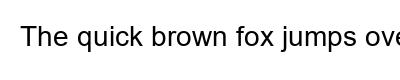
#> input picture data/test_sample.jpg, 400 x 80 px
$ python -i segmentation.py   (imports and definitions only)
#> lines starting #> are read from the running program, lines starting #| are printed output that depends on the picture; after the words box and inside, x2 and y2 are one past the last pixel; in counts of white or black regions, pixels touching at a corner belong together
#> further down, picture is the input picture: PIL image 400x80 RGB; min 0, max 255, mean 238.3
"""
Line segmentation for OCR preprocessing.
Splits a multi-line image into individual line images
using horizontal projection profiling.

Works for both handwritten and printed text.
"""

import cv2
import numpy as np
from PIL import Image


def segment_lines(image: Image.Image, printed: bool = False) -> list:
    """
    Splits an image into individual line images.

    Args:
        image   : Input PIL image (any size, any ink color)
        printed : Use lower threshold for printed text (smaller characters)

    Returns:
        List of PIL Images, one per detected line.
        Falls back to [image] if no lines detected.
    """
#> called with printed = False
    img_array   = np.array(image.convert("RGB"))
    red_channel = img_array[:, :, 0]

    # Invert red channel — blue/black ink becomes bright, white background dark
    inverted = (255 - red_channel).astype(np.uint8)
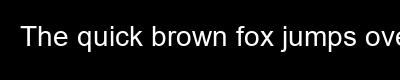
#> inverted: shape (80, 400); min 0, max 255, mean 16.7

    # Blur to connect nearby ink pixels
    blurred = cv2.GaussianBlur(inverted, (5, 5), 0)
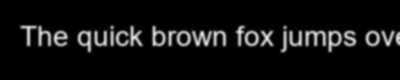
#> blurred: shape (80, 400); min 0, max 227, mean 16.7

    # Otsu threshold — automatically finds the right ink/background cutoff
    _, binary = cv2.threshold(blurred, 0, 255, cv2.THRESH_BINARY + cv2.THRESH_OTSU)
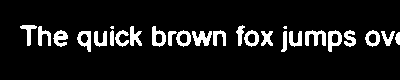
#> binary: shape (80, 400); 9.7% white; 26 white regions (2 under 20 px), largest, box (x1, y1, x2, y2) and area: (305, 30, 326, 46) 203, (192, 31, 212, 46) 188, (328, 30, 342, 52) 170

    # Horizontal projection: count ink pixels per row
    h_proj    = np.sum(binary, axis=1) / 255
#> h_proj = 80 values, max 236 at index 33, min 0 at index 0, mean 38.67

    # Printed text has smaller characters — needs lower threshold
    threshold = binary.shape[1] * (0.01 if printed else 0.05)
#> threshold = 20

    # Find row ranges where text exists
    in_line    = False
    line_start = 0
    lines      = []

    for i, val in enumerate(h_proj):
        if not in_line and val > threshold:
            in_line    = True
            line_start = i
        elif in_line and val <= threshold:
            in_line = False
            lines.append((line_start, i))
#> this loop made 80 passes
#> (val, in_line, line_start) on pass 27: (38, True, 26)
#> (val, in_line) on pass 48: (12, False)
#> after the loop, in_line = False; line_start = 26; lines = [(26, 47)]

    if in_line:
        lines.append((line_start, len(h_proj)))

    if not lines:
        return [image]

    # Merge lines that are too close (< 5px gap between them)
    merged = [lines[0]]
#> merged = [(26, 47)]
    for start, end in lines[1:]:
        if start - merged[-1][1] < 5:
            merged[-1] = (merged[-1][0], end)
        else:
            merged.append((start, end))
#> this loop made 0 passes

    # Crop each line from original image with padding
    padding     = 6
    h, w        = img_array.shape[:2]
#> h = 80; w = 400
    line_images = []

    for start, end in merged:
        y1 = max(0, start - padding)
        y2 = min(h, end + padding)
        if y2 - y1 > 5:   # skip tiny noise rows
            line_images.append(image.crop((0, y1, w, y2)))
#> this loop made 1 pass
#> (start, end, y1, y2) on pass 1: (26, 47, 20, 53)
#> after the loop, line_images = 1 item

    return line_images if line_images else [image]

>>> from PIL import Image
>>> picture = Image.open('../data/test_sample.jpg')
>>> result = segment_lines(picture)
#> result = 1 item
